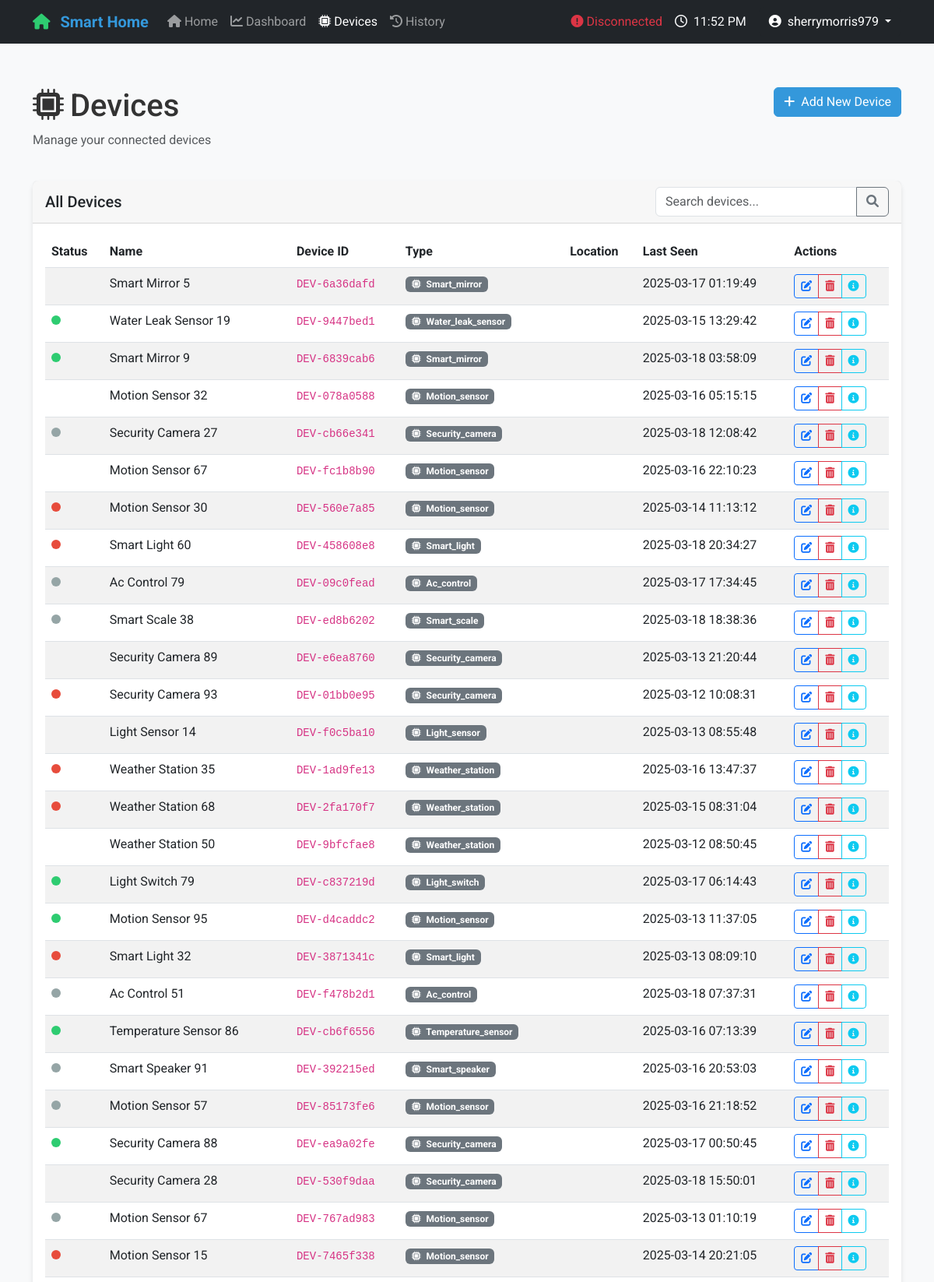
Page /devices (signed in, upper part) on the committed database.
### models.py (models this page shows, shortened)
class User(UserMixin, db.Model):
    __tablename__ = 'users'
    id = db.Column(db.Integer, primary_key=True)
    username = db.Column(db.String(64), unique=True, nullable=False, index=True)
    email = db.Column(db.String(120), unique=True, nullable=False, index=True)
    password_hash = db.Column(db.String(128), nullable=False)
    first_name = db.Column(db.String(64))
    last_name = db.Column(db.String(64))
    is_admin = db.Column(db.Boolean, default=False)
    created_at = db.Column(db.DateTime, default=datetime.utcnow)
    last_login = db.Column(db.DateTime)
    homes = db.relationship('Home', backref='owner', lazy=True)
    actions = db.relationship('UserAction', backref='user', lazy=True)
    role_mappings = db.relationship('UserRoleMapping', backref='user', lazy=True, cascade="all, delete-orphan")
    home_accesses = db.relationship('HomeAccess', backref='user', lazy=True, cascade="all, delete-orphan")

class Device(db.Model):
    __tablename__ = 'devices'
    id = db.Column(db.Integer, primary_key=True)
    device_id = db.Column(db.String(50), unique=True, nullable=False)
    name = db.Column(db.String(100), nullable=False)
    type = db.Column(db.String(50), nullable=False)
    room_id = db.Column(db.Integer, db.ForeignKey('rooms.id'), nullable=False)
    status = db.Column(db.String(20), default='offline')
    last_seen = db.Column(db.DateTime, default=datetime.utcnow)
    is_active = db.Column(db.Boolean, default=True)
    sensor_data = db.relationship('SensorData', backref='device', lazy=True, cascade="all, delete-orphan")
    user_actions = db.relationship('UserAction', backref='device', lazy=True, cascade="all, delete-orphan")

### app.py (the view)
@app.route('/devices')
def devices():
    with app.app_context():
        all_devices = Device.query.all()
        return render_template('devices.html', devices=all_devices)

### app.py (called while the page is built)
@login_manager.user_loader
def load_user(user_id):
    return User.query.get(int(user_id))

### templates/devices.html (shortened to what this page needs)
{% extends "base.html" %}  {% block content %}
<div class="row mt-4 mb-4">
  <div class="col-md-6">
    <h1><i class="fas fa-microchip me-2"></i>Devices</h1>
    <p class="text-muted">Manage your connected devices</p>
  </div>
  <div class="col-md-6 text-md-end">
    <button
      class="btn btn-primary"
      data-bs-toggle="modal"
      data-bs-target="#addDeviceModal"
    >
      <i class="fas fa-plus me-1"></i> Add New Device
    </button>
  </div>
</div>
<div class="card">
  <div class="card-header">
    <div class="d-flex justify-content-between align-items-center">
      <h5 class="mb-0">All Devices</h5>
      <div class="input-group" style="width: 300px">
        <input
          type="text"
          class="form-control"
          id="deviceSearch"
          placeholder="Search devices..."
        />
        <button class="btn btn-outline-secondary" type="button">
          <i class="fas fa-search"></i>
        </button>
      </div>
    </div>
  </div>
  <div class="card-body">
    <div class="table-responsive">
      <table class="table table-striped table-hover">
        <thead>
          <tr>
            <th scope="col">Status</th>
            <th scope="col">Name</th>
            <th scope="col">Device ID</th>
            <th scope="col">Type</th>
            <th scope="col">Location</th>
            <th scope="col">Last Seen</th>
            <th scope="col">Actions</th>
          </tr>
        </thead>
        <tbody>
          {% for device in devices %}
          <tr>
            <td>
              <span
                class="device-status status-{{ device.status }}"
                data-device-id="{{ device.device_id }}"
                data-bs-toggle="tooltip"
                data-bs-placement="top"
                title="Status: {{ device.status }}"
              ></span>
            </td>
            <td>{{ device.name }}</td>
            <td><code>{{ device.device_id }}</code></td>
            <td>
              {% if device.type == 'temperature' %}
              <span class="badge bg-danger"
                ><i class="fas fa-thermometer-half me-1"></i> Temperature</span
              >
              {% elif device.type == 'humidity' %}
              <span class="badge bg-info"
                ><i class="fas fa-tint me-1"></i> Humidity</span
              >
              {% elif device.type == 'light' %}
              <span class="badge bg-warning"
                ><i class="fas fa-lightbulb me-1"></i> Light</span
              >
              {% else %}
              <span class="badge bg-secondary"
                ><i class="fas fa-microchip me-1"></i> {{ device.type|title
                }}</span
              >
              {% endif %}
            </td>
            <td>
            </td>
            <td>
              <span
                class="device-last-seen"
                data-device-id="{{ device.device_id }}"
                data-timestamp="{{ device.last_seen }}"
              >
                {% if device.last_seen %} {{ device.last_seen.strftime('%Y-%m-%d
                %H:%M:%S') }} {% else %} Never {% endif %}
              </span>
            </td>
            <td>
              <div class="btn-group btn-group-sm">
                <button
                  type="button"
                  class="btn btn-outline-primary"
                  data-bs-toggle="modal"
                  data-bs-target="#editDeviceModal"
                  data-device-id="{{ device.device_id }}"
                >
                  <i class="fas fa-edit"></i>
                </button>
                <button
                  type="button"
                  class="btn btn-outline-danger"
                  data-bs-toggle="modal"
                  data-bs-target="#deleteDeviceModal"
                  data-device-id="{{ device.device_id }}"
                >
                  <i class="fas fa-trash-alt"></i>
                </button>
                <button
                  type="button"
                  class="btn btn-outline-info"
                  data-bs-toggle="modal"
                  data-bs-target="#deviceDetailsModal"
                  data-device-id="{{ device.device_id }}"
                >
                  <i class="fas fa-info-circle"></i>
                </button>
              </div>
            </td>
          </tr>
          {% endfor %}
        </tbody>
      </table>
    </div>
  </div>
</div>
{% endblock %}

### templates/base.html (shortened to what this page needs)
<!DOCTYPE html>
<html lang="en">
  <head>
    <link
      href="https://cdn.jsdelivr.net/npm/bootstrap@5.3.0-alpha1/dist/css/bootstrap.min.css"
      rel="stylesheet"
    />
    <link
      rel="stylesheet"
      href="https://cdnjs.cloudflare.com/ajax/libs/font-awesome/6.0.0/css/all.min.css"
    />
    <link
      rel="stylesheet"
      href="{{ url_for('static', filename='css/main.css') }}"
    />
  </head>
  <body>
    <nav class="navbar navbar-expand-lg navbar-dark bg-dark">
      <div class="container">
        <a class="navbar-brand" href="{{ url_for('index') }}">
          <i class="fas fa-home"></i> Smart Home
        </a>
        <div class="collapse navbar-collapse" id="navbarNav">
          <ul class="navbar-nav me-auto">
            <li class="nav-item">
              <a
                class="nav-link {% if request.path == '/' %}active{% endif %}"
                href="{{ url_for('index') }}"
              >
                <i class="fas fa-home"></i> Home
              </a>
            </li>
            <li class="nav-item">
              <a
                class="nav-link {% if request.path == '/dashboard' %}active{% endif %}"
                href="{{ url_for('dashboard') }}"
              >
                <i class="fas fa-chart-line"></i> Dashboard
              </a>
            </li>
            <li class="nav-item">
              <a
                class="nav-link {% if request.path == '/devices' %}active{% endif %}"
                href="{{ url_for('devices') }}"
              >
                <i class="fas fa-microchip"></i> Devices
              </a>
            </li>
            <li class="nav-item">
              <a
                class="nav-link {% if request.path == '/history' %}active{% endif %}"
                href="{{ url_for('history') }}"
              >
                <i class="fas fa-history"></i> History
              </a>
            </li>
          </ul>
          <div class="d-flex align-items-center">
            <div id="connection-status" class="me-3 text-danger">
              <i class="fas fa-exclamation-circle"></i>
              <span>Disconnected</span>
            </div>
            <div class="text-light me-3">
              <i class="far fa-clock me-1"></i>
              <span class="current-time">--:--</span>
            </div>
            {% if current_user.is_authenticated %}
            <div class="dropdown">
              <button
                class="btn btn-dark dropdown-toggle"
                type="button"
                id="userDropdown"
                data-bs-toggle="dropdown"
                aria-expanded="false"
              >
                <i class="fas fa-user-circle me-1"></i>
                {{ current_user.username }}
              </button>
            </div>
            {% endif %}
          </div>
        </div>
      </div>
    </nav>
    <div class="main-container">
      <div class="container">
        {% block content %}{% endblock %}
      </div>
    </div>
  </body>
</html>

### static/css/main.css (style rules this page uses)
:root { --primary-color: #3498db; --secondary-color: #2ecc71; --danger-color: #e74c3c; --warning-color: #f39c12; --dark-color: #2c3e50; --light-color: #ecf0f1; --gray-color: #95a5a6; --border-radius: 0.5rem; --box-shadow: 0 4px 6px rgba(0, 0, 0, 0.1); --transition: all 0.3s ease; }
body { font-family: 'Roboto', 'Segoe UI', Tahoma, Geneva, Verdana, sans-serif; background-color: #f8f9fa; color: #333; min-height: 100vh; display: flex; flex-direction: column; }
.navbar-brand { font-weight: 700; color: var(--primary-color) !important; }
.navbar-brand i { margin-right: 0.5rem; color: var(--secondary-color); }
.main-container { flex: 1; padding: 2rem 0; }
.card { border-radius: var(--border-radius); box-shadow: var(--box-shadow); transition: var(--transition); border: none; margin-bottom: 1.5rem; }
.card-header { background-color: rgba(0, 0, 0, 0.03); border-bottom: 1px solid rgba(0, 0, 0, 0.125); font-weight: 600; }
.device-status { display: inline-block; width: 12px; height: 12px; border-radius: 50%; margin-right: 8px; }
.status-online { background-color: var(--secondary-color); }
.status-offline { background-color: var(--gray-color); }
.status-error { background-color: var(--danger-color); }
.btn-primary { background-color: var(--primary-color); border-color: var(--primary-color); }

### rows in the picture
User: username "sherrymorris979"
Device: name "Smart Mirror 5", device_id "DEV-6a36dafd", type "Smart_mirror", last_seen "2025-03-17 01:19:49"
Device: name "Water Leak Sensor 19", device_id "DEV-9447bed1", type "Water_leak_sensor", last_seen "2025-03-15 13:29:42"
Device: name "Smart Mirror 9", device_id "DEV-6839cab6", type "Smart_mirror", last_seen "2025-03-18 03:58:09"
Device: name "Motion Sensor 32", device_id "DEV-078a0588", type "Motion_sensor", last_seen "2025-03-16 05:15:15"
Device: name "Security Camera 27", device_id "DEV-cb66e341", type "Security_camera", last_seen "2025-03-18 12:08:42"
Device: name "Motion Sensor 67", device_id "DEV-fc1b8b90", type "Motion_sensor", last_seen "2025-03-16 22:10:23"
Device: name "Motion Sensor 30", device_id "DEV-560e7a85", type "Motion_sensor", last_seen "2025-03-14 11:13:12"
Device: name "Smart Light 60", device_id "DEV-458608e8", type "Smart_light", last_seen "2025-03-18 20:34:27"
Device: name "Ac Control 79", device_id "DEV-09c0fead", type "Ac_control", last_seen "2025-03-17 17:34:45"
Device: name "Smart Scale 38", device_id "DEV-ed8b6202", type "Smart_scale", last_seen "2025-03-18 18:38:36"
Device: name "Security Camera 89", device_id "DEV-e6ea8760", type "Security_camera", last_seen "2025-03-13 21:20:44"
Device: name "Security Camera 93", device_id "DEV-01bb0e95", type "Security_camera", last_seen "2025-03-12 10:08:31"
Device: name "Light Sensor 14", device_id "DEV-f0c5ba10", type "Light_sensor", last_seen "2025-03-13 08:55:48"
Device: name "Weather Station 35", device_id "DEV-1ad9fe13", type "Weather_station", last_seen "2025-03-16 13:47:37"
Device: name "Weather Station 68", device_id "DEV-2fa170f7", type "Weather_station", last_seen "2025-03-15 08:31:04"
Device: name "Weather Station 50", device_id "DEV-9bfcfae8", type "Weather_station", last_seen "2025-03-12 08:50:45"
Device: name "Light Switch 79", device_id "DEV-c837219d", type "Light_switch", last_seen "2025-03-17 06:14:43"
Device: name "Motion Sensor 95", device_id "DEV-d4caddc2", type "Motion_sensor", last_seen "2025-03-13 11:37:05"
Device: name "Smart Light 32", device_id "DEV-3871341c", type "Smart_light", last_seen "2025-03-13 08:09:10"
Device: name "Ac Control 51", device_id "DEV-f478b2d1", type "Ac_control", last_seen "2025-03-18 07:37:31"
Device: name "Temperature Sensor 86", device_id "DEV-cb6f6556", type "Temperature_sensor", last_seen "2025-03-16 07:13:39"
Device: name "Smart Speaker 91", device_id "DEV-392215ed", type "Smart_speaker", last_seen "2025-03-16 20:53:03"
Device: name "Motion Sensor 57", device_id "DEV-85173fe6", type "Motion_sensor", last_seen "2025-03-16 21:18:52"
Device: name "Security Camera 88", device_id "DEV-ea9a02fe", type "Security_camera", last_seen "2025-03-17 00:50:45"
Device: name "Security Camera 28", device_id "DEV-530f9daa", type "Security_camera", last_seen "2025-03-18 15:50:01"
Device: name "Motion Sensor 67", device_id "DEV-767ad983", type "Motion_sensor", last_seen "2025-03-13 01:10:19"
Device: name "Motion Sensor 15", device_id "DEV-7465f338", type "Motion_sensor", last_seen "2025-03-14 20:21:05"
